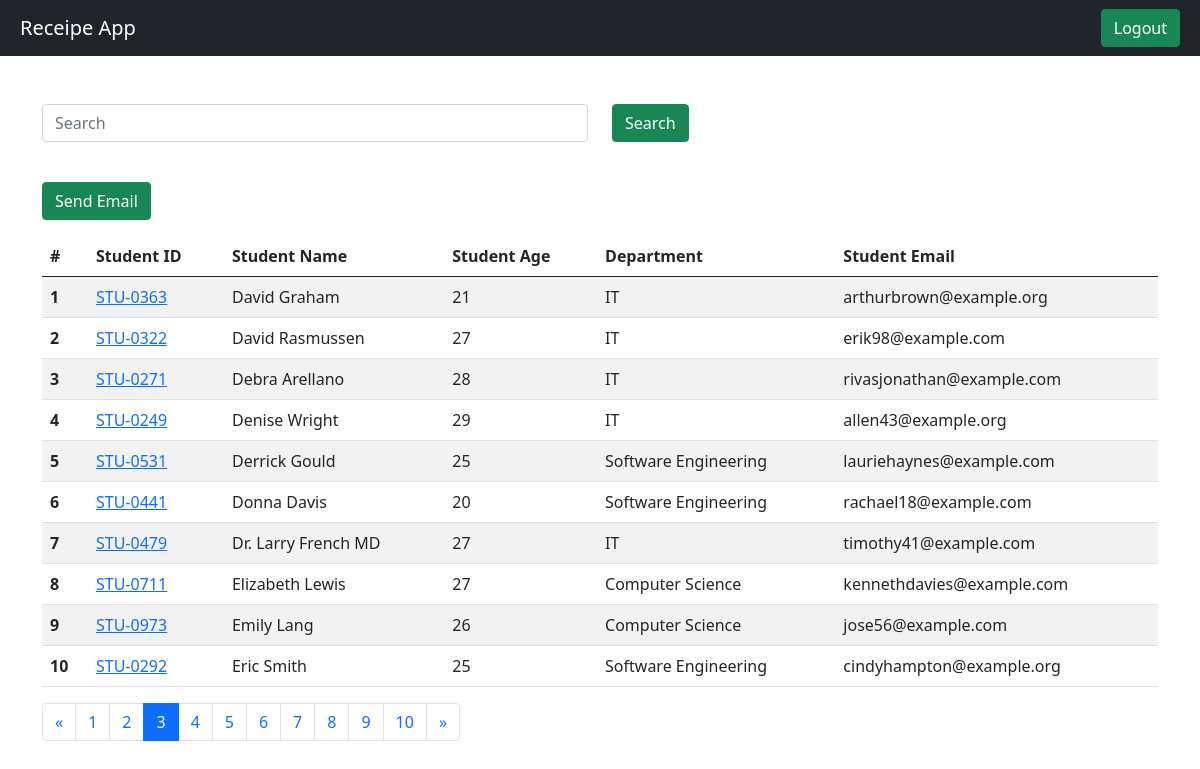
The app's page /students/?page=3 (signed in) with its own data.
### vege/models.py (models this page shows, shortened)
class Student(models.Model):
    department = models.ForeignKey(Department, related_name="depart", on_delete=models.CASCADE)
    student_id = models.OneToOneField(StudentID, related_name="studentid", on_delete=models.CASCADE)
    student_name = models.CharField(max_length=100)
    student_email = models.EmailField(unique=True)
    student_age = models.IntegerField(default=18)
    student_address = models.TextField()
    id_deleted = models.BooleanField(default=False)
    objects = StudentManager()
    admin_objects = models.Manager()
    class Meta:
        ordering = ['student_name'] # for ordering data in database
        verbose_name = "student" # for table name in database

class StudentID(models.Model):
    student_id = models.CharField(max_length=100)
    def __str__(self) -> str:
        return self.student_id

class Department(models.Model):
    department = models.CharField(max_length=100)
    class Meta:
        ordering = ['department']

### vege/views.py (the view, shortened to what this page needs)
# urls.py: path('students/', get_students, name='getStudent'),
@login_required(login_url = "/login/")
def get_students(request):
    students = Student.objects.all()
    search = ''
    paginator = Paginator(students, 10)
    page_number = request.GET.get("page")
    page_obj = paginator.get_page(page_number)
    return render(request, 'report/students.html', {'students' : page_obj, 'search': search})

### vege/models.py (called while the page is built)
    def get_queryset(self):
        return super().get_queryset().filter(id_deleted=False)

### vege/templates/report/students.html (shortened to what this page needs)
{% extends "base.html" %}
{% block start %}
    <div class="container mt-5">
        <form class="mb-4">
            <div class="row">
                <div class="col-md-6">
                    <input type="text" class="form-control" name="search" placeholder="Search" value="{{ search }}">
                </div>
                <div class="col-md-6">
                    <button type="submit" class="btn btn-success">Search</button>
                </div>
            </div>
        </form>
         <a href="{% url 'sendEmail' %}" class="btn btn-success my-3">Send Email</a>
        <table class="table table-striped">
            <thead>
                <tr>
                  <th scope="col">#</th>
                  <th scope="col">Student ID</th>
                  <th scope="col">Student Name</th>
                  <th scope="col">Student Age</th>
                  <th scope="col">Department</th>
                  <th scope="col">Student Email</th>
                </tr>
            </thead>
            <tbody>
                {% if students%}
                    {% for student in students%}
                        <tr>
                            <th scope="row">{{ forloop.counter }}</th>
                            <td>
                                <a href="{% url 'studentMarks' student.student_id %}">
                                    {{ student.student_id }}</td>
                            <td>{{ student.student_name }}</td>
                            <td>{{ student.student_age }}</td>
                            <td>{{ student.department.department }}</td>
                            <td>{{ student.student_email }}</td>
                        </tr>
                    {% endfor%}
                {% else %}
                    <tr>
                        <td colspan="6" class="text-center">No students found</td>
                    </tr>
                {% endif %}
            </tbody>
        </table>
        <nav aria-label="Page navigation example">
            <ul class="pagination">
                {% if students.has_previous %}
                    <li class="page-item">
                        <a class="page-link" aria-label="Previous" href="?page={{ students.previous_page_number }}">
                            <span aria-hidden="true">&laquo;</span>
                        </a>
                    </li>
                {% endif %}
                {% for page in students.paginator.page_range %}
                    <li class="page-item {% if students.number == page %}active{% endif %}">
                        <a class="page-link" href="?page={{ page }}">{{ page }}</a>
                    </li>
                {% endfor %}
                {% if students.has_next %}
                    <li class="page-item">
                        <a class="page-link" href="?page={{ students.next_page_number }}">
                            <span aria-hidden="true">&raquo;</span>
                        </a>
                    </li>
                {% endif %}
            </ul>
        </nav>
    </div>
{% endblock%}

### records on screen
Student: student_id "STU-0363", student_name "David Graham", student_age "21", department.department "IT", student_email "arthurbrown@example.org"
Student: student_id "STU-0322", student_name "David Rasmussen", student_age "27", department.department "IT", student_email "erik98@example.com"
Student: student_id "STU-0271", student_name "Debra Arellano", student_age "28", department.department "IT", student_email "rivasjonathan@example.com"
Student: student_id "STU-0249", student_name "Denise Wright", student_age "29", department.department "IT", student_email "allen43@example.org"
Student: student_id "STU-0531", student_name "Derrick Gould", student_age "25", department.department "Software Engineering", student_email "lauriehaynes@example.com"
Student: student_id "STU-0441", student_name "Donna Davis", student_age "20", department.department "Software Engineering", student_email "rachael18@example.com"
Student: student_id "STU-0479", student_name "Dr. Larry French MD", student_age "27", department.department "IT", student_email "timothy41@example.com"
Student: student_id "STU-0711", student_name "Elizabeth Lewis", student_age "27", department.department "Computer Science", student_email "kennethdavies@example.com"
Student: student_id "STU-0973", student_name "Emily Lang", student_age "26", department.department "Computer Science", student_email "jose56@example.com"
Student: student_id "STU-0292", student_name "Eric Smith", student_age "25", department.department "Software Engineering", student_email "cindyhampton@example.org"

### other values on screen
{{ page }} "1" "2" "3" "4" "5" "6" "7" "8" "9" "10"
